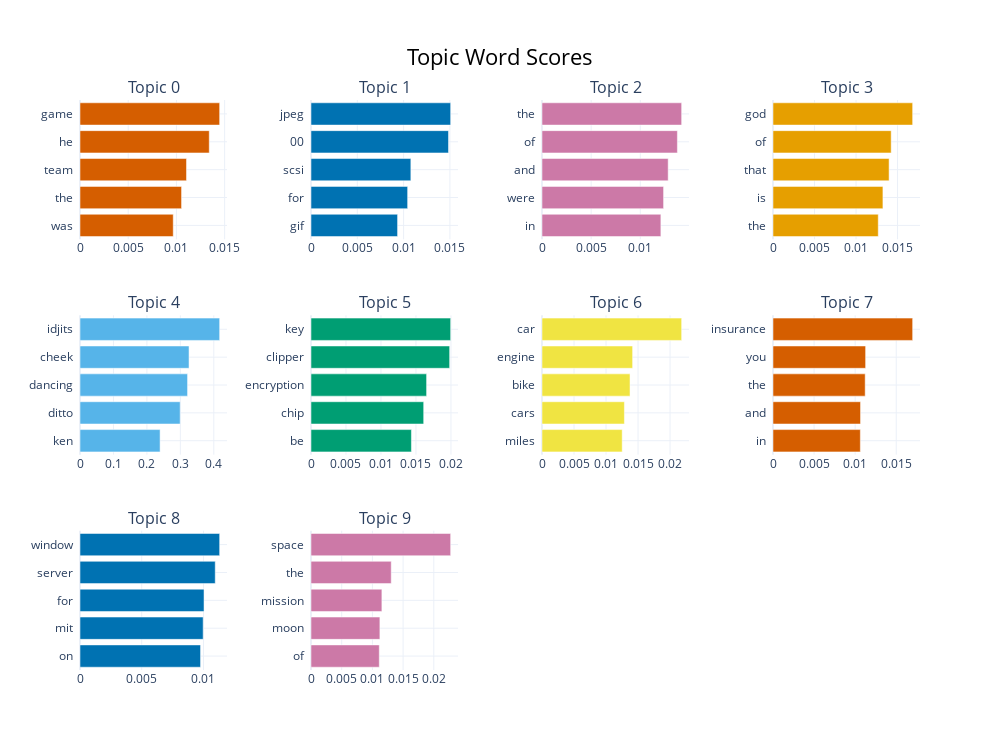

Notebook source saved alongside this figure:
### Markdown cell above
### Topic Term Barchart
To get a clear picture of what words contribute to a topic, you can visualize the terms that are most important for a topic.

This will give you a barchart for the top N topics, showing the most contributing words for each topic. Adjust top_n_topics to display more or fewer topics.

### Code cell
# Replace `0` with the topic number you are interested in
topic_model.visualize_barchart(top_n_topics=10)

### Figure 1 — Plotly figure (JSON) as saved in the notebook; plotly's stock layout.template omitted (floating-point values rounded to 4 significant figures)
{"data": [{"marker": {"color": "#D55E00"}, "orientation": "h", "type": "bar", "x": [0.00967, 0.01053, 0.01105, 0.0134, 0.01448], "xaxis": "x", "y": ["was  ", "the  ", "team  ", "he  ", "game  "], "yaxis": "y"}, {"marker": {"color": "#0072B2"}, "orientation": "h", "type": "bar", "x": [0.009349, 0.01043, 0.01078, 0.01485, 0.01508], "xaxis": "x2", "y": ["gif  ", "for  ", "scsi  ", "00  ", "jpeg  "], "yaxis": "y2"}, {"marker": {"color": "#CC79A7"}, "orientation": "h", "type": "bar", "x": [0.0121, 0.01237, 0.01284, 0.01378, 0.01421], "xaxis": "x3", "y": ["in  ", "were  ", "and  ", "of  ", "the  "], "yaxis": "y3"}, {"marker": {"color": "#E69F00"}, "orientation": "h", "type": "bar", "x": [0.01268, 0.01324, 0.01398, 0.01423, 0.01682], "xaxis": "x4", "y": ["the  ", "is  ", "that  ", "of  ", "god  "], "yaxis": "y4"}, {"marker": {"color": "#56B4E9"}, "orientation": "h", "type": "bar", "x": [0.2394, 0.2995, 0.3216, 0.326, 0.4175], "xaxis": "x5", "y": ["ken  ", "ditto  ", "dancing  ", "cheek  ", "idjits  "], "yaxis": "y5"}, {"marker": {"color": "#009E73"}, "orientation": "h", "type": "bar", "x": [0.01435, 0.0161, 0.01652, 0.01981, 0.01996], "xaxis": "x6", "y": ["be  ", "chip  ", "encryption  ", "clipper  ", "key  "], "yaxis": "y6"}, {"marker": {"color": "#F0E442"}, "orientation": "h", "type": "bar", "x": [0.01253, 0.01287, 0.01375, 0.01415, 0.02181], "xaxis": "x7", "y": ["miles  ", "cars  ", "bike  ", "engine  ", "car  "], "yaxis": "y7"}, {"marker": {"color": "#D55E00"}, "orientation": "h", "type": "bar", "x": [0.01063, 0.01066, 0.01122, 0.01127, 0.017], "xaxis": "x8", "y": ["in  ", "and  ", "the  ", "you  ", "insurance  "], "yaxis": "y8"}, {"marker": {"color": "#0072B2"}, "orientation": "h", "type": "bar", "x": [0.009764, 0.009975, 0.01005, 0.01095, 0.01131], "xaxis": "x9", "y": ["on  ", "mit  ", "for  ", "server  ", "window  "], "yaxis": "y9"}, {"marker": {"color": "#CC79A7"}, "orientation": "h", "type": "bar", "x": [0.01112, 0.01122, 0.01154, 0.01307, 0.02274], "xaxis": "x10", "y": ["of  ", "moon  ", "mission  ", "the  ", "space  "], "yaxis": "y10"}], "layout": {"annotations": [{"font": {"size": 16}, "showarrow": false, "text": "Topic 0", "x": 0.0875, "xanchor": "center", "xref": "paper", "y": 1, "yanchor": "bottom", "yref": "paper"}, {"font": {"size": 16}, "showarrow": false, "text": "Topic 1", "x": 0.3625, "xanchor": "center", "xref": "paper", "y": 1, "yanchor": "bottom", "yref": "paper"}, {"font": {"size": 16}, "showarrow": false, "text": "Topic 2", "x": 0.6375, "xanchor": "center", "xref": "paper", "y": 1, "yanchor": "bottom", "yref": "paper"}, {"font": {"size": 16}, "showarrow": false, "text": "Topic 3", "x": 0.9125, "xanchor": "center", "xref": "paper", "y": 1, "yanchor": "bottom", "yref": "paper"}, {"font": {"size": 16}, "showarrow": false, "text": "Topic 4", "x": 0.0875, "xanchor": "center", "xref": "paper", "y": 0.6222, "yanchor": "bottom", "yref": "paper"}, {"font": {"size": 16}, "showarrow": false, "text": "Topic 5", "x": 0.3625, "xanchor": "center", "xref": "paper", "y": 0.6222, "yanchor": "bottom", "yref": "paper"}, {"font": {"size": 16}, "showarrow": false, "text": "Topic 6", "x": 0.6375, "xanchor": "center", "xref": "paper", "y": 0.6222, "yanchor": "bottom", "yref": "paper"}, {"font": {"size": 16}, "showarrow": false, "text": "Topic 7", "x": 0.9125, "xanchor": "center", "xref": "paper", "y": 0.6222, "yanchor": "bottom", "yref": "paper"}, {"font": {"size": 16}, "showarrow": false, "text": "Topic 8", "x": 0.0875, "xanchor": "center", "xref": "paper", "y": 0.2444, "yanchor": "bottom", "yref": "paper"}, {"font": {"size": 16}, "showarrow": false, "text": "Topic 9", "x": 0.3625, "xanchor": "center", "xref": "paper", "y": 0.2444, "yanchor": "bottom", "yref": "paper"}], "height": 750, "hoverlabel": {"bgcolor": "white", "font": {"family": "Rockwell", "size": 16}}, "showlegend": false, "title": {"font": {"color": "Black", "size": 22}, "text": "Topic Word Scores", "x": 0.5, "xanchor": "center", "yanchor": "top"}, "width": 1000, "xaxis": {"anchor": "y", "autorange": true, "domain": [0, 0.175], "range": [0, 0.01525], "showgrid": true, "type": "linear"}, "xaxis10": {"anchor": "y10", "autorange": true, "domain": [0.275, 0.45], "range": [0, 0.02394], "showgrid": true, "type": "linear"}, "xaxis11": {"anchor": "y11", "domain": [0.55, 0.725], "showgrid": true}, "xaxis12": {"anchor": "y12", "domain": [0.825, 1], "showgrid": true}, "xaxis2": {"anchor": "y2", "autorange": true, "domain": [0.275, 0.45], "range": [0, 0.01587], "showgrid": true, "type": "linear"}, "xaxis3": {"anchor": "y3", "autorange": true, "domain": [0.55, 0.725], "range": [0, 0.01496], "showgrid": true, "type": "linear"}, "xaxis4": {"anchor": "y4", "autorange": true, "domain": [0.825, 1], "range": [0, 0.0177], "showgrid": true, "type": "linear"}, "xaxis5": {"anchor": "y5", "autorange": true, "domain": [0, 0.175], "range": [0, 0.4395], "showgrid": true, "type": "linear"}, "xaxis6": {"anchor": "y6", "autorange": true, "domain": [0.275, 0.45], "range": [0, 0.02101], "showgrid": true, "type": "linear"}, "xaxis7": {"anchor": "y7", "autorange": true, "domain": [0.55, 0.725], "range": [0, 0.02296], "showgrid": true, "type": "linear"}, "xaxis8": {"anchor": "y8", "autorange": true, "domain": [0.825, 1], "range": [0, 0.01789], "showgrid": true, "type": "linear"}, "xaxis9": {"anchor": "y9", "autorange": true, "domain": [0, 0.175], "range": [0, 0.01191], "showgrid": true, "type": "linear"}, "yaxis": {"anchor": "x", "autorange": true, "domain": [0.7556, 1], "range": [-0.5, 4.5], "showgrid": true, "type": "category"}, "yaxis10": {"anchor": "x10", "autorange": true, "domain": [0, 0.2444], "range": [-0.5, 4.5], "showgrid": true, "type": "category"}, "yaxis11": {"anchor": "x11", "domain": [0, 0.2444], "showgrid": true}, "yaxis12": {"anchor": "x12", "domain": [0, 0.2444], "showgrid": true}, "yaxis2": {"anchor": "x2", "autorange": true, "domain": [0.7556, 1], "range": [-0.5, 4.5], "showgrid": true, "type": "category"}, "yaxis3": {"anchor": "x3", "autorange": true, "domain": [0.7556, 1], "range": [-0.5, 4.5], "showgrid": true, "type": "category"}, "yaxis4": {"anchor": "x4", "autorange": true, "domain": [0.7556, 1], "range": [-0.5, 4.5], "showgrid": true, "type": "category"}, "yaxis5": {"anchor": "x5", "autorange": true, "domain": [0.3778, 0.6222], "range": [-0.5, 4.5], "showgrid": true, "type": "category"}, "yaxis6": {"anchor": "x6", "autorange": true, "domain": [0.3778, 0.6222], "range": [-0.5, 4.5], "showgrid": true, "type": "category"}, "yaxis7": {"anchor": "x7", "autorange": true, "domain": [0.3778, 0.6222], "range": [-0.5, 4.5], "showgrid": true, "type": "category"}, "yaxis8": {"anchor": "x8", "autorange": true, "domain": [0.3778, 0.6222], "range": [-0.5, 4.5], "showgrid": true, "type": "category"}, "yaxis9": {"anchor": "x9", "autorange": true, "domain": [0, 0.2444], "range": [-0.5, 4.5], "showgrid": true, "type": "category"}}}
